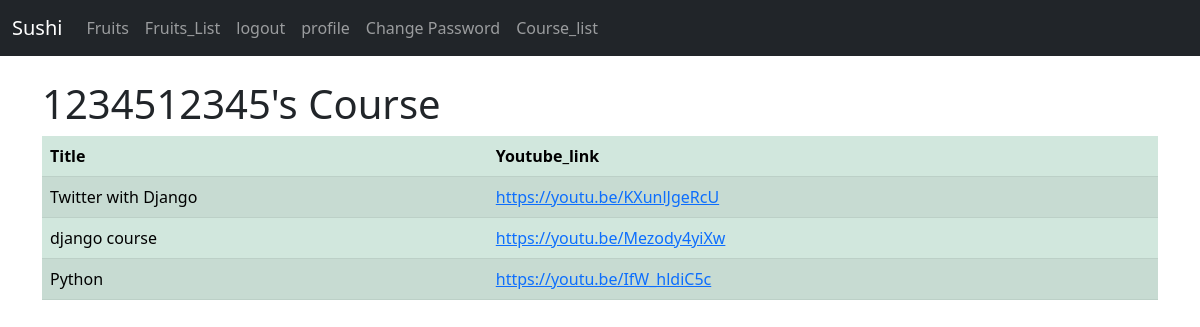
The page /Course_list/ (signed in) on the database its author committed.
### firsrtapp/models.py (models this page shows, shortened)
class User(AbstractUser):
    email = models.EmailField(unique=True, db_index=True)
    username = models.CharField(max_length=50, unique=True)
    profile_pic = models.ImageField(upload_to="profile")
    USERNAME_FIELD = 'username'
    REQUIRED_FIELDS = []

class Course(models.Model):
    title=models.CharField(max_length=25,null= True)
    youtube_link = models.CharField(null= True, blank = True,max_length=100)

### firsrtapp/views.py (the view)
# urls.py: path('Course_list/',views.course_list, name='course_list'),
@login_required(login_url='/login')
def course_list(request):
     courses = Course.objects.all()
     return render(request,'course_list.html',{'courses':courses})

### templates/Course_list.html (shortened to what this page needs)
{% extends 'base.html' %}
{% block content %}
<h1>{{user.username}}'s Course</h1>
<form method="POST" enctype="multipart/form-data">
  <table class="table table-success table-striped">
    <thead>
      <tr>
        <th>Title</th>
        <th>Youtube_link</th>
      </tr>
    </thead>
    <tbody>
      {% for i in courses %}
      <tr>
        <td>{{i.title}}</td>
        <td><a href="{% url 'open_youtube_link' i.id %}">{{i.youtube_link}}</td>
      </tr>
      {% endfor %}
    </tbody>
  </table>
</form>
{% endblock %}

### rows shown on the page
User: username "1234512345"
Course: title "Twitter with Django", youtube_link "https://youtu.be/KXunlJgeRcU"
Course: title "django course", youtube_link "https://youtu.be/Mezody4yiXw"
Course: title "Python", youtube_link "https://youtu.be/IfW_hldiC5c"
